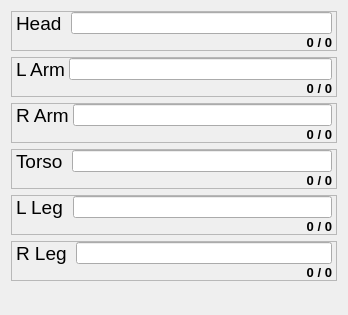
<?xml version="1.0" encoding="UTF-8"?>
<ui version="4.0">
 <class>Form</class>
 <widget class="QWidget" name="Form">
  <property name="geometry">
   <rect>
    <x>0</x>
    <y>0</y>
    <width>348</width>
    <height>315</height>
   </rect>
  </property>
  <property name="windowTitle">
   <string>Form</string>
  </property>
  <layout class="QVBoxLayout" name="verticalLayout">
   <item>
    <widget class="QFrame" name="frame_3">
     <property name="sizePolicy">
      <sizepolicy hsizetype="Preferred" vsizetype="Fixed">
       <horstretch>0</horstretch>
       <verstretch>0</verstretch>
      </sizepolicy>
     </property>
     <property name="frameShape">
      <enum>QFrame::StyledPanel</enum>
     </property>
     <property name="frameShadow">
      <enum>QFrame::Raised</enum>
     </property>
     <layout class="QFormLayout" name="formLayout_4">
      <property name="horizontalSpacing">
       <number>4</number>
      </property>
      <property name="verticalSpacing">
       <number>0</number>
      </property>
      <property name="leftMargin">
       <number>4</number>
      </property>
      <property name="topMargin">
       <number>0</number>
      </property>
      <property name="rightMargin">
       <number>4</number>
      </property>
      <property name="bottomMargin">
       <number>0</number>
      </property>
      <item row="0" column="0">
       <widget class="QLabel" name="staticLabel_3">
        <property name="font">
         <font>
          <pointsize>14</pointsize>
          <weight>50</weight>
          <bold>false</bold>
         </font>
        </property>
        <property name="text">
         <string>Head </string>
        </property>
       </widget>
      </item>
      <item row="0" column="1">
       <widget class="QProgressBar" name="headBar">
        <property name="sizePolicy">
         <sizepolicy hsizetype="Expanding" vsizetype="Fixed">
          <horstretch>0</horstretch>
          <verstretch>0</verstretch>
         </sizepolicy>
        </property>
        <property name="minimumSize">
         <size>
          <width>0</width>
          <height>0</height>
         </size>
        </property>
        <property name="styleSheet">
         <string notr="true">QProgressBar::chunk { background-color: #FF0000; }</string>
        </property>
        <property name="value">
         <number>0</number>
        </property>
        <property name="alignment">
         <set>Qt::AlignRight|Qt::AlignTrailing|Qt::AlignVCenter</set>
        </property>
        <property name="textVisible">
         <bool>false</bool>
        </property>
        <property name="orientation">
         <enum>Qt::Horizontal</enum>
        </property>
        <property name="invertedAppearance">
         <bool>false</bool>
        </property>
        <property name="format">
         <string>%p% </string>
        </property>
       </widget>
      </item>
      <item row="1" column="1">
       <widget class="QLabel" name="headLabel">
        <property name="font">
         <font>
          <pointsize>10</pointsize>
          <weight>75</weight>
          <bold>true</bold>
         </font>
        </property>
        <property name="text">
         <string>0 / 0</string>
        </property>
        <property name="alignment">
         <set>Qt::AlignRight|Qt::AlignTrailing|Qt::AlignVCenter</set>
        </property>
       </widget>
      </item>
     </layout>
    </widget>
   </item>
   <item>
    <widget class="QFrame" name="frame_2">
     <property name="sizePolicy">
      <sizepolicy hsizetype="Preferred" vsizetype="Fixed">
       <horstretch>0</horstretch>
       <verstretch>0</verstretch>
      </sizepolicy>
     </property>
     <property name="frameShape">
      <enum>QFrame::StyledPanel</enum>
     </property>
     <property name="frameShadow">
      <enum>QFrame::Raised</enum>
     </property>
     <layout class="QFormLayout" name="formLayout_3">
      <property name="horizontalSpacing">
       <number>4</number>
      </property>
      <property name="verticalSpacing">
       <number>0</number>
      </property>
      <property name="leftMargin">
       <number>4</number>
      </property>
      <property name="topMargin">
       <number>0</number>
      </property>
      <property name="rightMargin">
       <number>4</number>
      </property>
      <property name="bottomMargin">
       <number>0</number>
      </property>
      <item row="0" column="0">
       <widget class="QLabel" name="staticLabel_2">
        <property name="font">
         <font>
          <pointsize>14</pointsize>
          <weight>50</weight>
          <bold>false</bold>
         </font>
        </property>
        <property name="text">
         <string>L Arm</string>
        </property>
       </widget>
      </item>
      <item row="0" column="1">
       <widget class="QProgressBar" name="leftarmBar">
        <property name="sizePolicy">
         <sizepolicy hsizetype="Expanding" vsizetype="Fixed">
          <horstretch>0</horstretch>
          <verstretch>0</verstretch>
         </sizepolicy>
        </property>
        <property name="minimumSize">
         <size>
          <width>0</width>
          <height>0</height>
         </size>
        </property>
        <property name="styleSheet">
         <string notr="true">QProgressBar::chunk { background-color: #FF0000; }</string>
        </property>
        <property name="value">
         <number>0</number>
        </property>
        <property name="alignment">
         <set>Qt::AlignRight|Qt::AlignTrailing|Qt::AlignVCenter</set>
        </property>
        <property name="textVisible">
         <bool>false</bool>
        </property>
        <property name="orientation">
         <enum>Qt::Horizontal</enum>
        </property>
        <property name="invertedAppearance">
         <bool>false</bool>
        </property>
        <property name="format">
         <string>%p% </string>
        </property>
       </widget>
      </item>
      <item row="1" column="1">
       <widget class="QLabel" name="leftarmLabel">
        <property name="font">
         <font>
          <pointsize>10</pointsize>
          <weight>75</weight>
          <bold>true</bold>
         </font>
        </property>
        <property name="text">
         <string>0 / 0</string>
        </property>
        <property name="alignment">
         <set>Qt::AlignRight|Qt::AlignTrailing|Qt::AlignVCenter</set>
        </property>
       </widget>
      </item>
     </layout>
    </widget>
   </item>
   <item>
    <widget class="QFrame" name="frame_4">
     <property name="sizePolicy">
      <sizepolicy hsizetype="Preferred" vsizetype="Fixed">
       <horstretch>0</horstretch>
       <verstretch>0</verstretch>
      </sizepolicy>
     </property>
     <property name="frameShape">
      <enum>QFrame::StyledPanel</enum>
     </property>
     <property name="frameShadow">
      <enum>QFrame::Raised</enum>
     </property>
     <layout class="QFormLayout" name="formLayout_5">
      <property name="horizontalSpacing">
       <number>4</number>
      </property>
      <property name="verticalSpacing">
       <number>0</number>
      </property>
      <property name="leftMargin">
       <number>4</number>
      </property>
      <property name="topMargin">
       <number>0</number>
      </property>
      <property name="rightMargin">
       <number>4</number>
      </property>
      <property name="bottomMargin">
       <number>0</number>
      </property>
      <item row="0" column="0">
       <widget class="QLabel" name="staticLabel_4">
        <property name="font">
         <font>
          <pointsize>14</pointsize>
          <weight>50</weight>
          <bold>false</bold>
         </font>
        </property>
        <property name="text">
         <string>R Arm</string>
        </property>
       </widget>
      </item>
      <item row="0" column="1">
       <widget class="QProgressBar" name="rightarmBar">
        <property name="sizePolicy">
         <sizepolicy hsizetype="Expanding" vsizetype="Fixed">
          <horstretch>0</horstretch>
          <verstretch>0</verstretch>
         </sizepolicy>
        </property>
        <property name="minimumSize">
         <size>
          <width>0</width>
          <height>0</height>
         </size>
        </property>
        <property name="styleSheet">
         <string notr="true">QProgressBar::chunk { background-color: #FF0000; }</string>
        </property>
        <property name="value">
         <number>0</number>
        </property>
        <property name="alignment">
         <set>Qt::AlignRight|Qt::AlignTrailing|Qt::AlignVCenter</set>
        </property>
        <property name="textVisible">
         <bool>false</bool>
        </property>
        <property name="orientation">
         <enum>Qt::Horizontal</enum>
        </property>
        <property name="invertedAppearance">
         <bool>false</bool>
        </property>
        <property name="format">
         <string>%p% </string>
        </property>
       </widget>
      </item>
      <item row="1" column="1">
       <widget class="QLabel" name="rightarmLabel">
        <property name="font">
         <font>
          <pointsize>10</pointsize>
          <weight>75</weight>
          <bold>true</bold>
         </font>
        </property>
        <property name="text">
         <string>0 / 0</string>
        </property>
        <property name="alignment">
         <set>Qt::AlignRight|Qt::AlignTrailing|Qt::AlignVCenter</set>
        </property>
       </widget>
      </item>
     </layout>
    </widget>
   </item>
   <item>
    <widget class="QFrame" name="frame_5">
     <property name="sizePolicy">
      <sizepolicy hsizetype="Preferred" vsizetype="Fixed">
       <horstretch>0</horstretch>
       <verstretch>0</verstretch>
      </sizepolicy>
     </property>
     <property name="frameShape">
      <enum>QFrame::StyledPanel</enum>
     </property>
     <property name="frameShadow">
      <enum>QFrame::Raised</enum>
     </property>
     <layout class="QFormLayout" name="formLayout_6">
      <property name="horizontalSpacing">
       <number>4</number>
      </property>
      <property name="verticalSpacing">
       <number>0</number>
      </property>
      <property name="leftMargin">
       <number>4</number>
      </property>
      <property name="topMargin">
       <number>0</number>
      </property>
      <property name="rightMargin">
       <number>4</number>
      </property>
      <property name="bottomMargin">
       <number>0</number>
      </property>
      <item row="0" column="0">
       <widget class="QLabel" name="staticLabel_5">
        <property name="font">
         <font>
          <pointsize>14</pointsize>
          <weight>50</weight>
          <bold>false</bold>
         </font>
        </property>
        <property name="text">
         <string>Torso </string>
        </property>
       </widget>
      </item>
      <item row="0" column="1">
       <widget class="QProgressBar" name="torsoBar">
        <property name="sizePolicy">
         <sizepolicy hsizetype="Expanding" vsizetype="Fixed">
          <horstretch>0</horstretch>
          <verstretch>0</verstretch>
         </sizepolicy>
        </property>
        <property name="minimumSize">
         <size>
          <width>0</width>
          <height>0</height>
         </size>
        </property>
        <property name="styleSheet">
         <string notr="true">QProgressBar::chunk { background-color: #FF0000; }</string>
        </property>
        <property name="value">
         <number>0</number>
        </property>
        <property name="alignment">
         <set>Qt::AlignRight|Qt::AlignTrailing|Qt::AlignVCenter</set>
        </property>
        <property name="textVisible">
         <bool>false</bool>
        </property>
        <property name="orientation">
         <enum>Qt::Horizontal</enum>
        </property>
        <property name="invertedAppearance">
         <bool>false</bool>
        </property>
        <property name="format">
         <string>%p% </string>
        </property>
       </widget>
      </item>
      <item row="1" column="1">
       <widget class="QLabel" name="torsoLabel">
        <property name="font">
         <font>
          <pointsize>10</pointsize>
          <weight>75</weight>
          <bold>true</bold>
         </font>
        </property>
        <property name="text">
         <string>0 / 0</string>
        </property>
        <property name="alignment">
         <set>Qt::AlignRight|Qt::AlignTrailing|Qt::AlignVCenter</set>
        </property>
       </widget>
      </item>
     </layout>
    </widget>
   </item>
   <item>
    <widget class="QFrame" name="frame_6">
     <property name="sizePolicy">
      <sizepolicy hsizetype="Preferred" vsizetype="Fixed">
       <horstretch>0</horstretch>
       <verstretch>0</verstretch>
      </sizepolicy>
     </property>
     <property name="frameShape">
      <enum>QFrame::StyledPanel</enum>
     </property>
     <property name="frameShadow">
      <enum>QFrame::Raised</enum>
     </property>
     <layout class="QFormLayout" name="formLayout_7">
      <property name="horizontalSpacing">
       <number>4</number>
      </property>
      <property name="verticalSpacing">
       <number>0</number>
      </property>
      <property name="leftMargin">
       <number>4</number>
      </property>
      <property name="topMargin">
       <number>0</number>
      </property>
      <property name="rightMargin">
       <number>4</number>
      </property>
      <property name="bottomMargin">
       <number>0</number>
      </property>
      <item row="0" column="0">
       <widget class="QLabel" name="staticLabel_6">
        <property name="font">
         <font>
          <pointsize>14</pointsize>
          <weight>50</weight>
          <bold>false</bold>
         </font>
        </property>
        <property name="text">
         <string>L Leg </string>
        </property>
       </widget>
      </item>
      <item row="0" column="1">
       <widget class="QProgressBar" name="leftlegBar">
        <property name="sizePolicy">
         <sizepolicy hsizetype="Expanding" vsizetype="Fixed">
          <horstretch>0</horstretch>
          <verstretch>0</verstretch>
         </sizepolicy>
        </property>
        <property name="minimumSize">
         <size>
          <width>0</width>
          <height>0</height>
         </size>
        </property>
        <property name="styleSheet">
         <string notr="true">QProgressBar::chunk { background-color: #FF0000; }</string>
        </property>
        <property name="value">
         <number>0</number>
        </property>
        <property name="alignment">
         <set>Qt::AlignRight|Qt::AlignTrailing|Qt::AlignVCenter</set>
        </property>
        <property name="textVisible">
         <bool>false</bool>
        </property>
        <property name="orientation">
         <enum>Qt::Horizontal</enum>
        </property>
        <property name="invertedAppearance">
         <bool>false</bool>
        </property>
        <property name="format">
         <string>%p% </string>
        </property>
       </widget>
      </item>
      <item row="1" column="1">
       <widget class="QLabel" name="leftlegLabel">
        <property name="font">
         <font>
          <pointsize>10</pointsize>
          <weight>75</weight>
          <bold>true</bold>
         </font>
        </property>
        <property name="text">
         <string>0 / 0</string>
        </property>
        <property name="alignment">
         <set>Qt::AlignRight|Qt::AlignTrailing|Qt::AlignVCenter</set>
        </property>
       </widget>
      </item>
     </layout>
    </widget>
   </item>
   <item>
    <widget class="QFrame" name="frame_7">
     <property name="sizePolicy">
      <sizepolicy hsizetype="Preferred" vsizetype="Fixed">
       <horstretch>0</horstretch>
       <verstretch>0</verstretch>
      </sizepolicy>
     </property>
     <property name="frameShape">
      <enum>QFrame::StyledPanel</enum>
     </property>
     <property name="frameShadow">
      <enum>QFrame::Raised</enum>
     </property>
     <layout class="QFormLayout" name="formLayout_8">
      <property name="horizontalSpacing">
       <number>4</number>
      </property>
      <property name="verticalSpacing">
       <number>0</number>
      </property>
      <property name="leftMargin">
       <number>4</number>
      </property>
      <property name="topMargin">
       <number>0</number>
      </property>
      <property name="rightMargin">
       <number>4</number>
      </property>
      <property name="bottomMargin">
       <number>0</number>
      </property>
      <item row="0" column="0">
       <widget class="QLabel" name="staticLabel_1">
        <property name="font">
         <font>
          <pointsize>14</pointsize>
          <weight>50</weight>
          <bold>false</bold>
         </font>
        </property>
        <property name="text">
         <string>R Leg </string>
        </property>
       </widget>
      </item>
      <item row="0" column="1">
       <widget class="QProgressBar" name="rightlegBar">
        <property name="sizePolicy">
         <sizepolicy hsizetype="Expanding" vsizetype="Fixed">
          <horstretch>0</horstretch>
          <verstretch>0</verstretch>
         </sizepolicy>
        </property>
        <property name="minimumSize">
         <size>
          <width>0</width>
          <height>0</height>
         </size>
        </property>
        <property name="styleSheet">
         <string notr="true">QProgressBar::chunk { background-color: #FF0000; }</string>
        </property>
        <property name="value">
         <number>0</number>
        </property>
        <property name="alignment">
         <set>Qt::AlignRight|Qt::AlignTrailing|Qt::AlignVCenter</set>
        </property>
        <property name="textVisible">
         <bool>false</bool>
        </property>
        <property name="orientation">
         <enum>Qt::Horizontal</enum>
        </property>
        <property name="invertedAppearance">
         <bool>false</bool>
        </property>
        <property name="format">
         <string>%p% </string>
        </property>
       </widget>
      </item>
      <item row="1" column="1">
       <widget class="QLabel" name="rightlegLabel">
        <property name="font">
         <font>
          <pointsize>10</pointsize>
          <weight>75</weight>
          <bold>true</bold>
         </font>
        </property>
        <property name="text">
         <string>0 / 0</string>
        </property>
        <property name="alignment">
         <set>Qt::AlignRight|Qt::AlignTrailing|Qt::AlignVCenter</set>
        </property>
       </widget>
      </item>
     </layout>
    </widget>
   </item>
   <item>
    <spacer name="verticalSpacer">
     <property name="orientation">
      <enum>Qt::Vertical</enum>
     </property>
     <property name="sizeType">
      <enum>QSizePolicy::Expanding</enum>
     </property>
     <property name="sizeHint" stdset="0">
      <size>
       <width>20</width>
       <height>40</height>
      </size>
     </property>
    </spacer>
   </item>
  </layout>
 </widget>
 <resources/>
 <connections/>
</ui>
